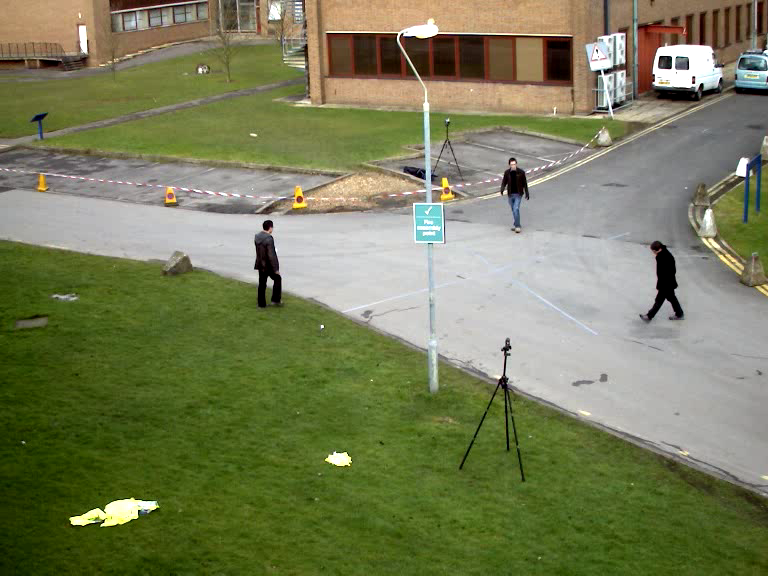
//> input picture labs/src/lachinov/lab1/road.png, 768 x 576 px
$ ./main ../lab1/road.png ../lab1/road.png   (built with g++ and OpenCV 4)
//> lines starting //> are read from the running program, lines starting //| are printed output that depends on the picture; after the words box and inside, x2 and y2 are one past the last pixel; in counts of white or black regions, pixels touching at a corner belong together
#include <opencv2/opencv.hpp>
#include <opencv2/features2d/features2d.hpp>
#include <math.h>
using namespace cv;
using namespace std;

const int splitSet = 10;

void ratioTestMatching(DescriptorMatcher& descriptorMatcher, const Mat& descriptors1, const Mat& descriptors2,
	vector<DMatch>& filteredMatches12, float ratio = 0.6f)
{
	const int knn = 2;
	filteredMatches12.clear();
	vector<vector<DMatch> > matches12;
	descriptorMatcher.knnMatch(descriptors1, descriptors2, matches12, 2);
	for (size_t m = 0; m < matches12.size(); m++)
	{
		if (matches12[m][0].distance / matches12[m][1].distance < ratio)
			filteredMatches12.push_back(matches12[m][0]);
	}
}

// [29 lines left out: function crossCheckMatching, not called in this run]

void drawX(Point& p, Mat& unionImage)
{
	int x = p.x;
	int y = p.y;
	Point pt1(x - 5, y - 5);
	Point pt2(x + 5, y + 5);
	line(unionImage, pt1, pt2, Scalar(0, 0, 255), 2);
	pt1 = Point(x - 5, y + 5);
	pt2 = Point(x + 5, y - 5);
	line(unionImage, pt1, pt2, Scalar(0, 0, 255), 2);
}

// [26 lines left out: function drawKpt, not called in this run]

int main(int argc, char* argv[])
{
	if (argc < 3)
	{
		cout << "Format: ght <image.png> <image_in_scene.png>" << endl;
		return -1;
	}

	cout << "< Creating detector, descriptor extractor and descriptor matcher ..." << endl;
	Ptr<FeatureDetector> detector = ORB::create()/*FeatureDetector::create("ORB")*/;
	Ptr<DescriptorExtractor> descriptorExtractor = ORB::create()/*DescriptorExtractor::create("ORB")*/;
	// Ptr<DescriptorMatcher> descriptorMatcher = new BruteForceMatcher<L1<float> > ();
	BFMatcher descriptorMatcher(NORM_HAMMING);

	cout << "< Reading the images..." << endl;
	Mat image = imread(argv[1]), scene = imread(argv[2]);
//> image is the input picture: 576 rows x 768 cols, CV_8UC3; mean B, G, R 89.2, 125.6, 120.7
	cout << ">" << endl;
	if (image.empty() || scene.empty())
	{
		cout << "Can not read images" << endl;
		return -1;
	}

	cout << endl << "< Extracting keypoints from first image..." << endl;
	vector<KeyPoint> keypoints1;
	detector->detect(image, keypoints1);
//> keypoints1 = 500 keypoints; strongest (x, y, size): (604, 71, 31), (396, 35, 31), (671, 58, 31), (605, 71, 37.2)
	cout << keypoints1.size() << " points" << endl << ">" << endl;
//| 500 points
//| >

	cout << "< Computing descriptors for keypoints from first image..." << endl;
	Mat descriptors1;
	descriptorExtractor->compute(image, keypoints1, descriptors1);
	cout << ">" << endl;

	namedWindow("keypoints", 0);
	Mat drawImg;
	drawKeypoints(image, keypoints1, drawImg, Scalar(255, 0, 0), DrawMatchesFlags::DRAW_RICH_KEYPOINTS);
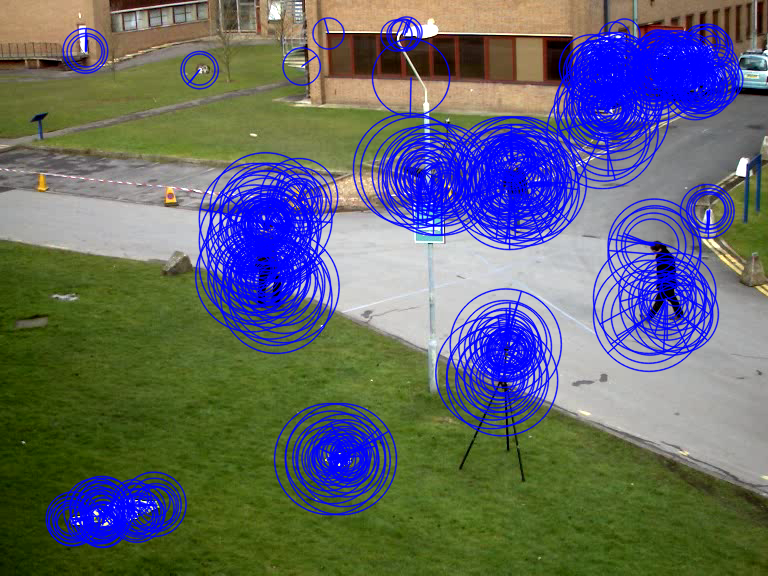
//> drawImg: 576 rows x 768 cols, CV_8UC3; mean B, G, R 110.1, 103, 98.2
	imshow("keypoints", drawImg);
	waitKey(0);

	cout << endl << "< Extracting keypoints from second image..." << endl;
	vector<KeyPoint> keypoints2;
	detector->detect(scene, keypoints2);
//> keypoints2 has the same summary as keypoints1
	cout << keypoints2.size() << " points" << endl << ">" << endl;
//| 500 points
//| >

	cout << "< Computing descriptors for keypoints from second image..." << endl;
	Mat descriptors2;
	descriptorExtractor->compute(scene, keypoints2, descriptors2);
	cout << ">" << endl;

	drawKeypoints(scene, keypoints2, drawImg, Scalar(255, 0, 0), DrawMatchesFlags::DRAW_RICH_KEYPOINTS);
	imshow("keypoints", drawImg);
	waitKey(0);

	vector<DMatch> matches;
	//crossCheckMatching(descriptorMatcher, descriptors1, descriptors2, matches, 1);
	ratioTestMatching(descriptorMatcher, descriptors1, descriptors2, matches, 0.8);
//> in ratioTestMatching, `descriptorMatcher.knnMatch(descriptors1, descriptors2, matches12, 2);`: matches12 = 500 matches
//> matches = 500 matches
	namedWindow("matches", 0);
	drawMatches(image, keypoints1, scene, keypoints2, matches, drawImg, Scalar(0, 255, 0), Scalar(0, 0, 255), Mat(),
		DrawMatchesFlags::DEFAULT);
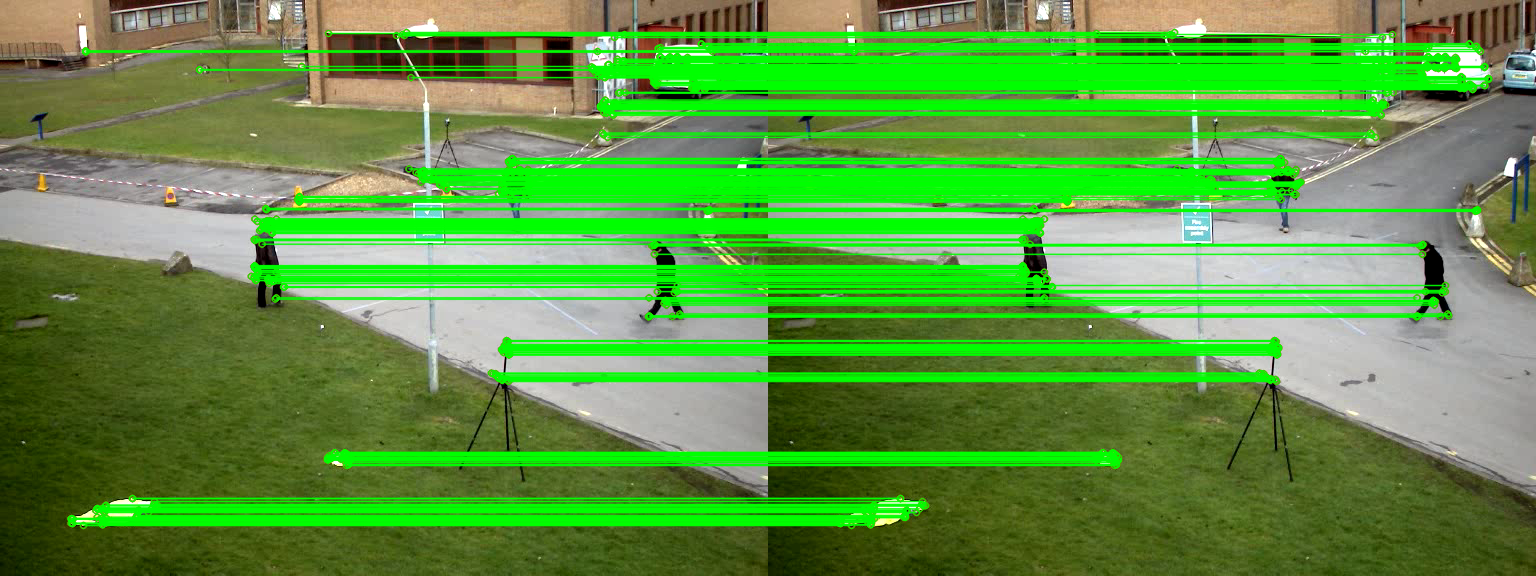
//> drawImg: 576 rows x 1536 cols, CV_8UC3; mean B, G, R 66.2, 152.2, 92.1
	imshow("matches", drawImg);
	waitKey(0);

	Point center(image.cols / 2, image.rows / 2);
//> center = Point(384, 288)
	Mat hgt(scene.rows / splitSet, scene.cols / splitSet, CV_32S, Scalar::all(0));

	vector<Point2f> object_points;
	vector<Point2f> scene_points;

	for (int matchInd = 0; matchInd < matches.size(); matchInd++)
	{
		KeyPoint point_object = keypoints1[matches[matchInd].queryIdx];
		KeyPoint point_scene = keypoints2[matches[matchInd].trainIdx];

		float angle = atan((center.y - point_object.pt.y) / (center.x - point_object.pt.x));

		float scene_dist = cv::norm((Point)point_object.pt - center) * point_object.size / point_scene.size; // scaled
		float scene_angle = angle + (point_scene.angle - point_object.angle) * std::atan(1) / 45.0f;

		Point voite = Point(
			(cvRound(point_scene.pt.y + cos(scene_angle)*scene_dist)) / splitSet,
			(cvRound(point_scene.pt.x + sin(scene_angle)*scene_dist)) / splitSet);

		hgt.at<int>(voite.x, voite.y)++;

		object_points.push_back(keypoints1[matches[matchInd].queryIdx].pt);
		scene_points.push_back(keypoints2[matches[matchInd].trainIdx].pt);
	}
//> this loop made 500 passes
//> (point_scene, angle, scene_dist, scene_angle, voite) on passes 1 to 3: (keypoint at (607, 112), size 31, -0.668, 284.1, -0.668, Point(33, 43)), (keypoint at (671, 58), size 31, -0.676, 367.8, -0.676, Point(34, 44)), (keypoint at (510, 348), size 31, 0.444, 139.6, 0.444, Point(47, 57))
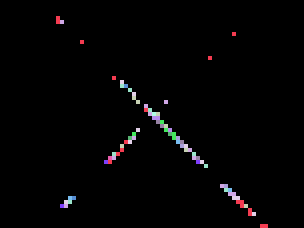
//> hgt: 57 rows x 76 cols, CV_32SC1 (shown 4 times larger); 16 distinct labels, from 0 to 20; one colour per label, 0 black
//> after the loop, object_points = 500 Points (x, y), first 12: [607, 112], [671, 58], [510, 348], [670, 68], [688, 68], [268, 278], [654, 75], [693, 77], [693, 82], [702, 84], [138, 510], [508, 352]; scene_points has the same summary as object_points
	Point maxP;
	minMaxLoc(hgt, 0, 0, 0, &maxP, Mat());
//> maxP = Point(27, 39)
	Point resultCenter(maxP.x*splitSet, maxP.y*splitSet);
//> resultCenter = Point(270, 390)
	namedWindow("result", 0);
	drawX(resultCenter, scene);
//> in drawX, `int x = p.x;`: x = 270
//> in drawX, `int y = p.y;`: y = 390
//> in drawX, `Point pt1(x - 5, y - 5);`: pt1 = Point(265, 385)
//> in drawX, `Point pt2(x + 5, y + 5);`: pt2 = Point(275, 395)
//> in drawX, `line(unionImage, pt1, pt2, Scalar(0, 0, 255), 2);`: unionImage: 576 rows x 768 cols, CV_8UC3; 57 pixels changed, all inside (x1, y1, x2, y2) = (264, 384, 277, 397)
//> in drawX, `pt1 = Point(x - 5, y + 5);`: pt1 = Point(265, 395)
//> in drawX, `pt2 = Point(x + 5, y - 5);`: pt2 = Point(275, 385)
//> in drawX, `line(unionImage, pt1, pt2, Scalar(0, 0, 255), 2);`: unionImage: 576 rows x 768 cols, CV_8UC3; mean B, G, R 89.2, 125.6, 120.7
	imshow("result", scene);
	waitKey(0);


	Mat homography = findHomography(object_points, scene_points, CV_RANSAC);
//> homography = [[1, -1.6e-15, 1.02e-12], [-1.84e-16, 1, 4.25e-13], [3.28e-18, 6.19e-19, 1]]

	warpPerspective(image, homography, homography, scene.size());
	imshow("Homography", homography);

	waitKey(0);

	return 0;
}
